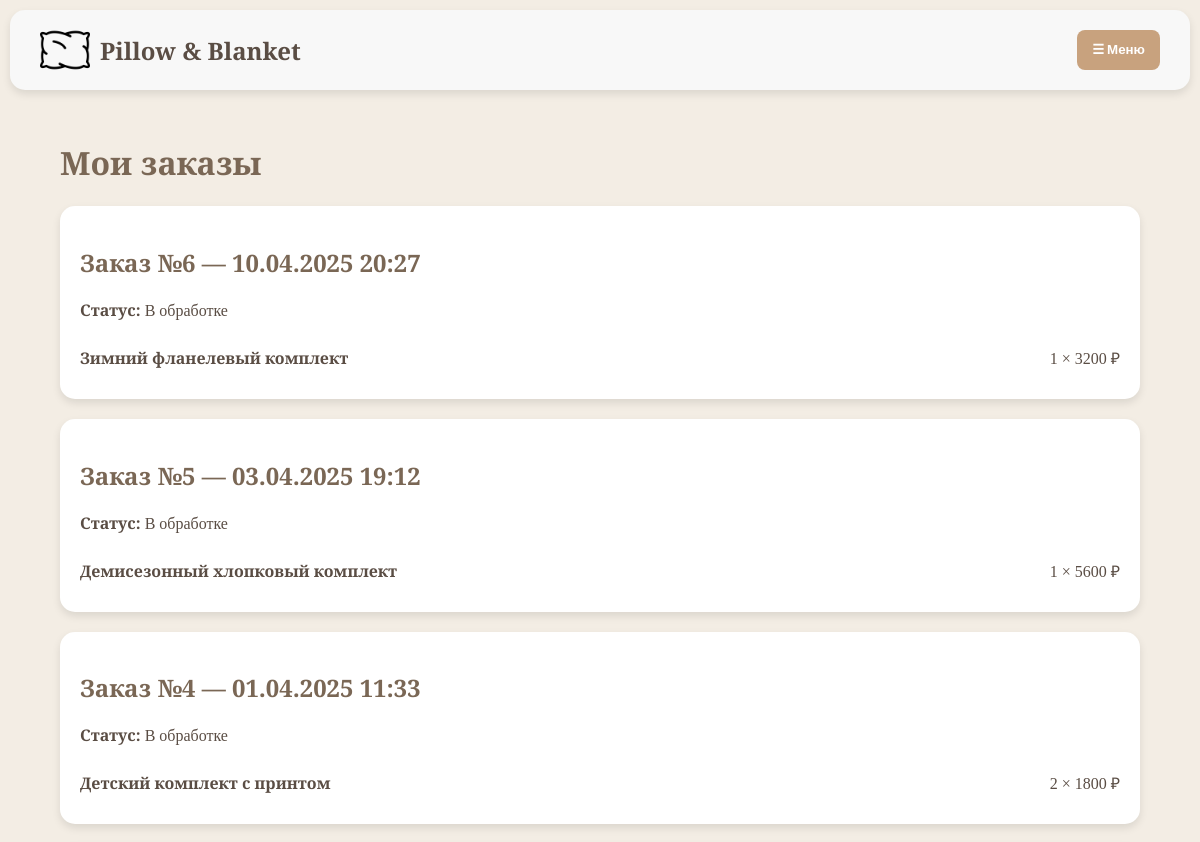
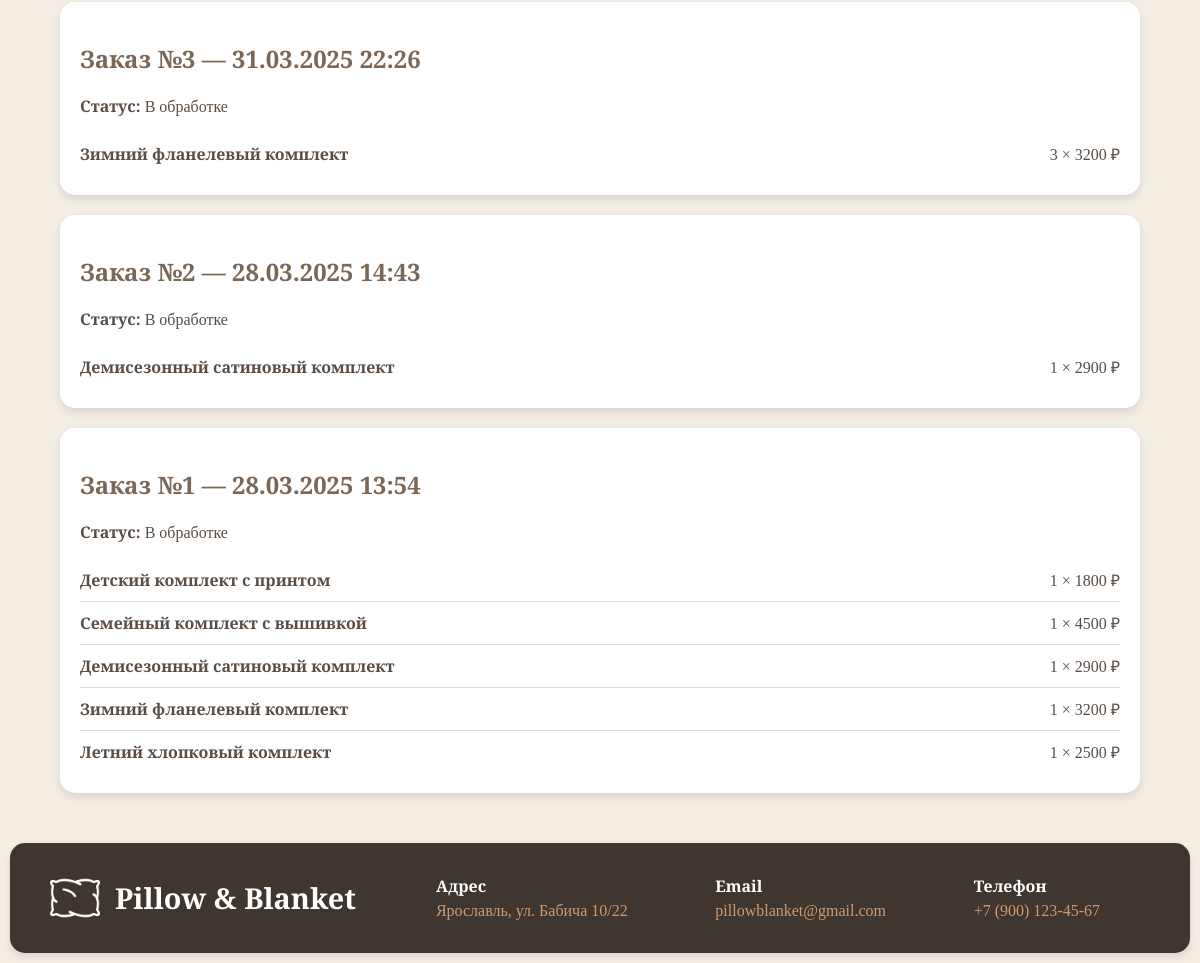
Page /zakaz.php (signed in) on the committed database (2 pictures, top to bottom).
### tables this page shows
CREATE TABLE `orders` (
  `id_order` int NOT NULL,
  `id_user` int NOT NULL,
  `created_at` timestamp NULL DEFAULT CURRENT_TIMESTAMP,
  `id_status` int NOT NULL
);

CREATE TABLE `status` (
  `id_status` int NOT NULL,
  `name` varchar(50) NOT NULL
);

CREATE TABLE `products` (
  `id_product` int NOT NULL,
  `name` varchar(255) NOT NULL,
  `description` text,
  `price` int NOT NULL,
  `category_id` int DEFAULT NULL,
  `kol_vo` int DEFAULT '0',
  `id_size` int NOT NULL,
  `image_url` varchar(150) DEFAULT NULL
);

CREATE TABLE `order_prod` (
  `id` int NOT NULL,
  `id_order` int NOT NULL,
  `id_product` int NOT NULL,
  `quantity` int NOT NULL,
  `act_price` int NOT NULL
);

### zakaz.php (the view, shortened to what this page needs)
<?php
require_once 'db.php';
$user_id = $_SESSION['user_id'];
$sql = "
    SELECT
        o.id_order,
        o.created_at,
        s.name AS status_name,
        p.name AS product_name,
        op.quantity,
        op.act_price
    FROM orders o
    JOIN order_prod op ON o.id_order = op.id_order
    JOIN products p ON op.id_product = p.id_product
    JOIN status s ON o.id_status = s.id_status
    WHERE o.id_user = :user_id
    ORDER BY o.created_at DESC
";
$stmt = $pdo->prepare($sql);
$stmt->execute(['user_id' => $user_id]);
$rows = $stmt->fetchAll(PDO::FETCH_ASSOC);
$orders = [];
foreach ($rows as $row) {
    $id = $row['id_order'];
    if (!isset($orders[$id])) {
        $orders[$id] = [
            'created_at' => $row['created_at'],
            'status' => $row['status_name'],
            'items' => []
        ];
    }
    $orders[$id]['items'][] = [
        'name' => $row['product_name'],
        'quantity' => $row['quantity'],
        'act_price' => $row['act_price']
    ];
}
?>
<!DOCTYPE html>
<html lang="ru">
<head>
    <link rel="stylesheet" href="styles/style-zak.css">
</head>
<body>
<div class="wrapper">
<header>
        <div class="logo">
            <a href="index.php" style="text-decoration: none; color: inherit; display: flex; align-items: center;">
                <img src="img/logo.png">
                Pillow & Blanket
            </a>
        </div>
        <button class="menu-button" onclick="toggleMenu()">☰ Меню</button>
    </header>
<main>
    <h1>Мои заказы</h1>
    <?php if (empty($orders)): ?>
        <p style="text-align:center;">У вас ещё нет заказов.</p>
    <?php else: ?>
        <?php foreach ($orders as $id_order => $order): ?>
            <div class="order">
                <h2>Заказ №<?= $id_order ?> — <?= date("d.m.Y H:i", strtotime($order['created_at'])) ?></h2>
                <p><strong>Статус:</strong> <?= htmlspecialchars($order['status']) ?></p>
                <div class="items">
                    <?php foreach ($order['items'] as $item): ?>
                        <div class="item">
                            <div class="item-info">
                                <div class="item-name"><?= htmlspecialchars($item['name']) ?></div>
                                <div><?= $item['quantity'] ?> × <?= $item['act_price'] ?> ₽</div>
                            </div>
                        </div>
                    <?php endforeach; ?>
                </div>
            </div>
        <?php endforeach; ?>
    <?php endif; ?>
</main>
<footer id="contacts">
    <div class="footer-container">
        <div class="footer-logo">
            <img src="img/logo_negate.png" alt="Pillow & Blanket">
            <span class="company-name">Pillow & Blanket</span>
        </div>
        <div class="footer-contacts">
            <div class="contact-item">
                <span class="label">Адрес</span>
                <span class="value">Ярославль, ул. Бабича 10/22</span>
            </div>
            <div class="contact-item">
                <span class="label">Email</span>
                <a href="" class="value">pillowblanket@gmail.com</a>
            </div>
            <div class="contact-item">
                <span class="label">Телефон</span>
                <a href="" class="value">+7 (900) 123-45-67</a>
            </div>
        </div>
    </div>
</footer>
</div>
</body>
</html>

### styles/style-zak.css (style rules this page uses)
html, body { font-family: 'Merriweather', serif; color: #5A4D44; height: 100%; margin: 0; padding: 0; background-color: #F3EDE4; }
.wrapper { display: flex; flex-direction: column; min-height: 100vh; }
h1, h2 { font-family: 'Playfair Display', serif; color: #7A6755; }
button { font-family: 'Poppins', sans-serif; font-weight: 600; background-color: #C8A27E; color: #F3EDE4; border: none; padding: 10px 20px; border-radius: 10px; cursor: pointer; transition: 0.3s; }
header { background-color: #f8f8f8; margin: 10px; padding: 15px 30px; border-radius: 15px; display: flex; justify-content: space-between; align-items: center; box-shadow: 0 4px 8px rgba(0, 0, 0, 0.1); }
.logo { display: flex; align-items: center; font-size: 24px; font-weight: bold; }
.logo img { height: 50px; margin-right: 10px; }
.menu-button { display: none; margin-left: auto; }
@media (max-width: 1500px) { .menu-button { display: block; background-color: #C8A27E; color: white; font-family: 'Poppins', sans-serif; font-weight: bold; padding: 10px 15px; border: none; border-radius: 8px; cursor: pointer; position: relative; } }
main { flex: 1; padding: 20px 5%; box-sizing: border-box; }
.order { background-color: #fff; border-radius: 15px; box-shadow: 0 4px 8px rgba(0,0,0,0.1); margin: 20px 0px; padding: 20px; }
.items { margin-top: 10px; }
.item { border-top: 1px solid #ddd; padding: 10px 0; }
.item:first-child { border-top: none; }
.item-info { display: flex; justify-content: space-between; align-items: center; }
.item-name { font-weight: bold; }
footer { background: #3f362f; color: white; margin: 10px; padding: 30px 40px; border-radius: 15px; box-shadow: 0 4px 8px rgba(0, 0, 0, 0.1); position: relative; }
.footer-container { display: flex; flex-wrap: wrap; align-items: center; justify-content: space-between; gap: 30px; }
.footer-logo { display: flex; align-items: center; gap: 15px; }
.footer-logo img { height: 50px; width: auto; }
.company-name { font-size: 1.8em; font-weight: bold; color: white; }
.footer-contacts { display: flex; flex: 1; justify-content: space-between; gap: 50px; flex-wrap: wrap; min-width: 300px; padding: 0 50px; }
.contact-item { display: flex; flex-direction: column; align-items: flex-start; }
.label { font-weight: bold; margin-bottom: 5px; }
.value { color: #cf996f; text-decoration: none; transition: color 0.3s ease; font-size: 1em; }

### rows in the picture
orders: id_order "6", created_at "10.04.2025 20:27", id_status.name "В обработке", name "Зимний фланелевый комплект", quantity "1", act_price "3200"
orders: id_order "5", created_at "03.04.2025 19:12", id_status.name "В обработке", products.name "Демисезонный хлопковый комплект", order_prod.quantity "1", order_prod.act_price "5600"
orders: id_order "4", created_at "01.04.2025 11:33", id_status.name "В обработке", products.name "Детский комплект с принтом", order_prod.quantity "2", order_prod.act_price "1800"
orders: id_order "3", created_at "31.03.2025 22:26", id_status.name "В обработке", products.name "Зимний фланелевый комплект", order_prod.quantity "3", order_prod.act_price "3200"
orders: id_order "2", created_at "28.03.2025 14:43", id_status.name "В обработке", name "Демисезонный сатиновый комплект", quantity "1", act_price "2900"
orders: products.name "Детский комплект с принтом", order_prod.quantity "1", order_prod.act_price "1800", products.name "Семейный комплект с вышивкой", order_prod.act_price "4500", products.name "Летний хлопковый комплект", order_prod.act_price "2500"

### other values in the picture
$id_order "1"
date("d.m.Y H:i", strtotime($order['created_at'])) "28.03.2025 13:54"
$order['status'] "В обработке"
$item['name'] "Демисезонный сатиновый комплект"
$item['quantity'] "1"
$item['act_price'] "2900"
$item['name'] "Зимний фланелевый комплект"
$item['act_price'] "3200"
